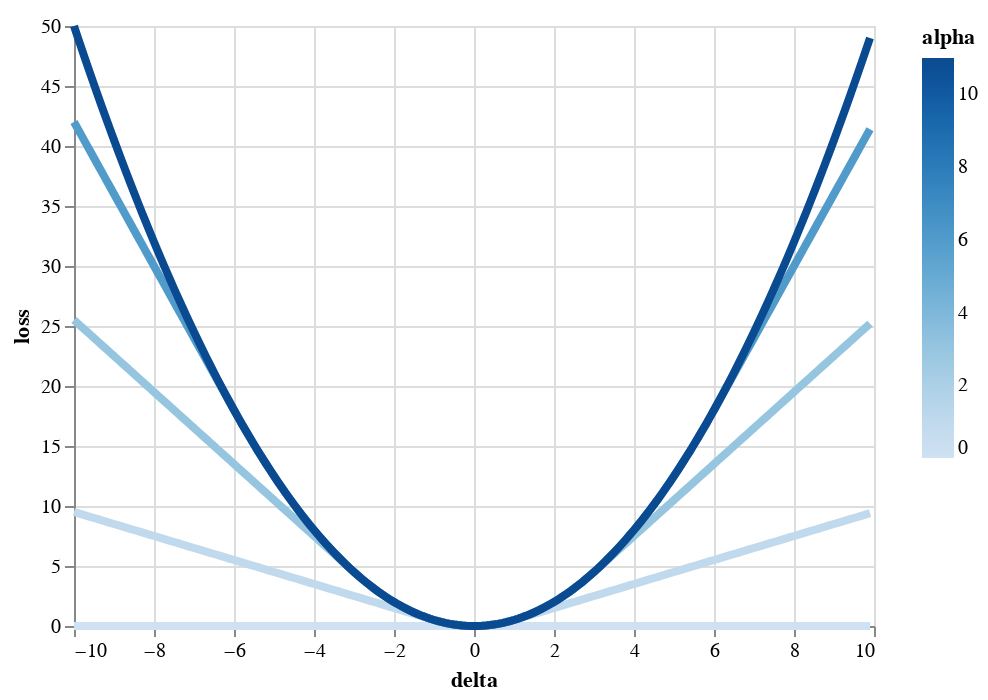

The cell this chart's notebook holds for it:
### Code cell
alt.Chart(ndf).mark_line(size=4).encode(x='delta', y='loss', color='alpha',
#                                         strokeWidth=alt.value(4),
                                       )

### Figure 1 — Vega-Lite specification as saved in the notebook (floating-point values rounded to 4 significant figures; data arrays with more than 128 entries replaced by an {"elided": "..."} marker saying what was removed)
{"config": {"view": {"continuousWidth": 400, "continuousHeight": 300}}, "data": {"name": "data-b4a4711bb87cb718dbd417bdeed8abd2"}, "mark": {"type": "line", "size": 4}, "encoding": {"color": {"field": "alpha", "type": "quantitative"}, "x": {"field": "delta", "type": "quantitative"}, "y": {"field": "loss", "type": "quantitative"}}, "$schema": "https://vega.github.io/schema/vega-lite/v4.17.0.json", "datasets": {"data-b4a4711bb87cb718dbd417bdeed8abd2": {"elided": "1000 records"}}}
